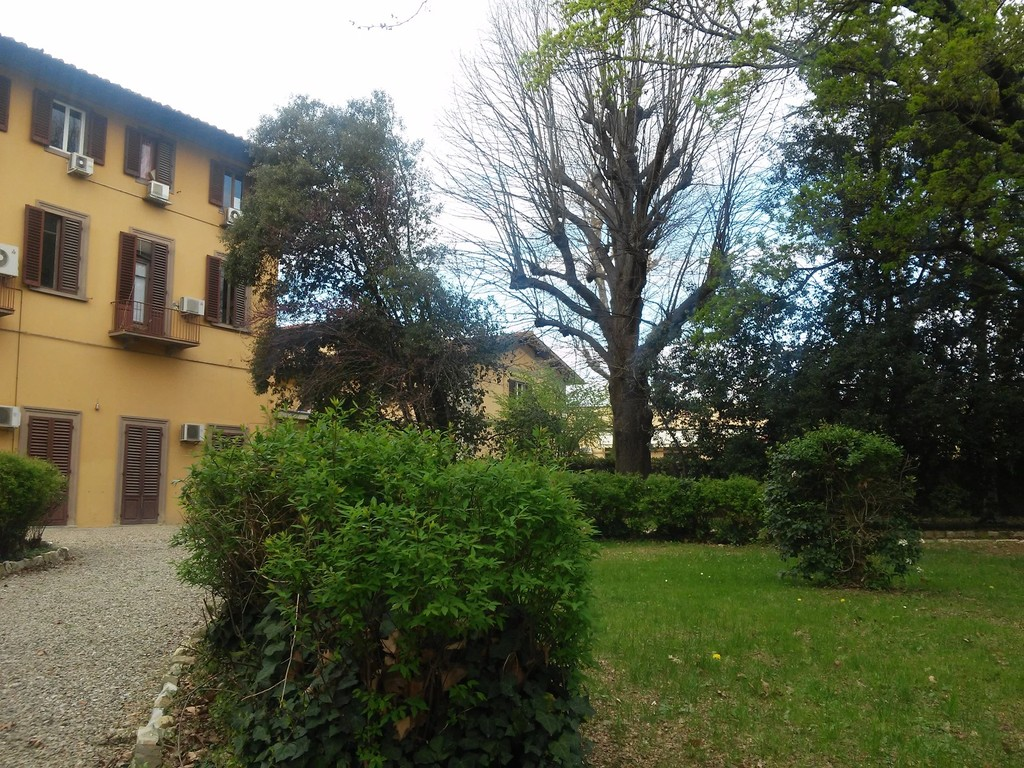
#> input picture server/tests/fixtures/vision/D04_I_nat_0114.jpg, 1024 x 768 px
$ python -i similarity.py   (imports and definitions only)
#> lines starting #> are read from the running program, lines starting #| are printed output that depends on the picture
"""
"Is this a copy of our evidence?" Two tools:

- A perceptual hash (pHash): 64 bits that describe what a photo looks like, not its bytes. Re-saving, resizing or
  sending through a messenger barely changes it, so a circulating copy can be traced back to a stored original even
  though its SHA-256 differs. The match threshold is measured in docs/validation.
- A difference map: the questioned copy is lined up with the original and compared region by region, so an examiner
  can see exactly what someone changed.
"""

import cv2
import numpy as np
from PIL import Image, UnidentifiedImageError

from app.forensics.common import finding, jpeg_b64, open_rgb, png_b64

MATCH_DISTANCE = 10      # bits out of 64; chosen on the odd-numbered VISION phones (docs/validation)
# A heavily edited copy can drift further (a duplicated bouquet: 20 bits). Between MATCH_DISTANCE and VERIFY_DISTANCE a
# candidate is confirmed only if both photos share one scene geometry: at least SAME_SCENE matching points that fit one
# homography. Measured: real copies 81+ such points, look-alike unrelated photos 22 at most.
VERIFY_DISTANCE = 24
SAME_SCENE = 40
WORK_SIDE = 1024         # both images are compared at this size
CHANGE_LEVEL = 28        # per-pixel difference (0-255, after smoothing) that counts as changed
MIN_REGION = 0.0015      # changed regions smaller than this share of the image are compression noise
# Thin marks (pen strokes, drawn lines) vanish in the pass above, so a second pass looks for them at a higher resolution.
THIN_SIDE = 2048
THIN_LEVEL = 40          # how far (0-255) a pixel must fall outside the original's range in its 5×5 neighbourhood
THIN_LENGTH = 0.02       # a thin mark must be at least this long (share of the longer side) to count
THIN_BORDER = 4          # pixels at the frame's edge that are ignored


def phash(img: Image.Image) -> str:
    """64-bit DCT hash as 16 hex characters."""
    gray = np.asarray(img.convert("L").resize((32, 32), Image.LANCZOS), dtype=np.float32)
    low = cv2.dct(gray)[:8, :8]
    bits = (low > np.median(low.flatten()[1:])).flatten()
    return f"{int(''.join('1' if b else '0' for b in bits), 2):016x}"


# [6 lines left out: function image_phash, not called in this run]


def distance(a: str, b: str) -> int:
    return bin(int(a, 16) ^ int(b, 16)).count("1")


ROTATIONS = (None, Image.Transpose.ROTATE_90, Image.Transpose.ROTATE_180, Image.Transpose.ROTATE_270)


def phashes(img: Image.Image) -> list[str]:
    """The hash of the image as it is and turned a quarter, half and three-quarters: copies that lost the camera's
    "rotate" flag (re-saves, screenshots) appear sideways."""
    small = img.convert("L").resize((64, 64), Image.LANCZOS)
    return [phash(small if t is None else small.transpose(t)) for t in ROTATIONS]


def closest(questioned: list[str], stored: str) -> int:
    return min(distance(h, stored) for h in questioned)


# [24 lines left out: functions upright, same_scene, not called in this run]


def _fit(img: Image.Image, size: tuple[int, int]) -> np.ndarray:
    return np.asarray(img.convert("RGB").resize(size, Image.LANCZOS), dtype=np.float32)


# [97 lines left out: functions _align, _match_colour, _thin_marks, compare, not called in this run]

>>> from PIL import Image
>>> picture = Image.open('../../tests/fixtures/vision/D04_I_nat_0114.jpg')
#> picture is the input picture: PIL image 1024x768 RGB; mean R, G, B 97.6, 101.9, 80.9
>>> result = phashes(picture)
#> in phashes, `small = img.convert("L").resize((64, 64), Image.LANCZOS)`:
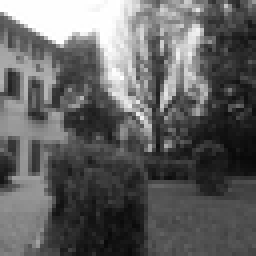
#> small: PIL image 64x64 L (shown 4 times larger); min 9, max 255, mean 98.2
#> in phash, `gray = np.asarray(img.convert("L").resize((32, 32), Image.LANCZOS), dt..`:
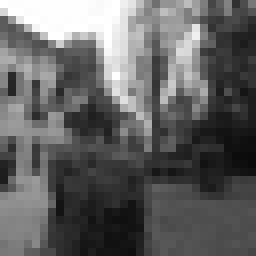
#> gray: shape (32, 32) float32 (shown 8 times larger); min 10, max 255, mean 98.2
#> in phash (call 2), `gray = np.asarray(img.convert("L").resize((32, 32), Image.LANCZOS), dt..`:
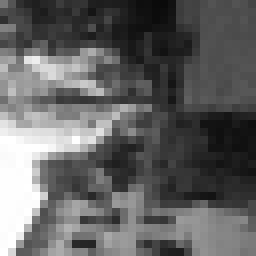
#> gray: shape (32, 32) float32 (shown 8 times larger); min 10, max 255, mean 98.2
#> in phash (call 3), `gray = np.asarray(img.convert("L").resize((32, 32), Image.LANCZOS), dt..`:
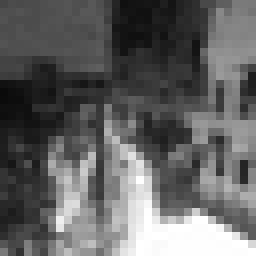
#> gray: shape (32, 32) float32 (shown 8 times larger); min 10, max 255, mean 98.2
#> in phash (call 4), `gray = np.asarray(img.convert("L").resize((32, 32), Image.LANCZOS), dt..`:
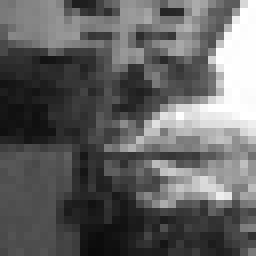
#> gray: shape (32, 32) float32 (shown 8 times larger); min 10, max 255, mean 98.2
#> result = ['d0c4e6c2e3f904fc', 'ff002d7a871c38e3', '896eb349b6519956', 'aaaa78d0d2b66d49']

$ run again, on server/tests/fixtures/vision/D16_I_nat_0118.jpg
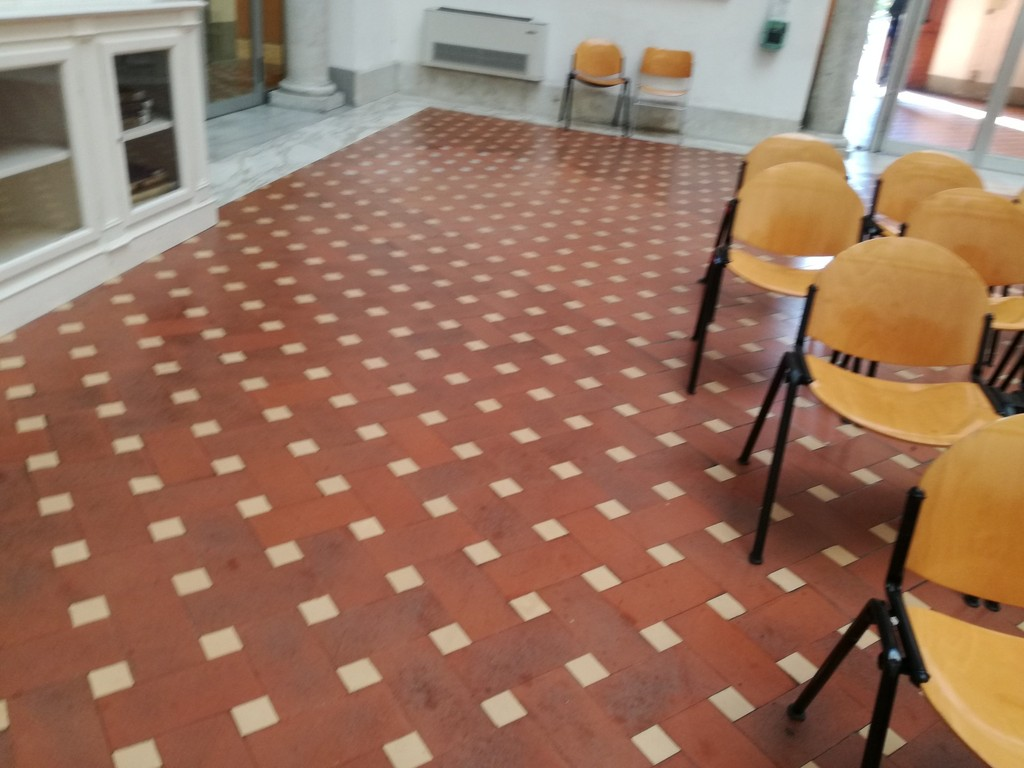
#> input picture server/tests/fixtures/vision/D16_I_nat_0118.jpg, 1024 x 768 px
#> picture is the input picture: PIL image 1024x768 RGB; mean R, G, B 152, 114.7, 94.4
#> in phashes, `small = img.convert("L").resize((64, 64), Image.LANCZOS)`:
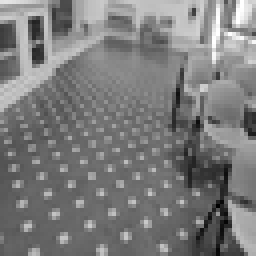
#> small: PIL image 64x64 L (shown 4 times larger); min 0, max 255, mean 123.6
#> in phash (call 4), `gray = np.asarray(img.convert("L").resize((32, 32), Image.LANCZOS), dt..`:
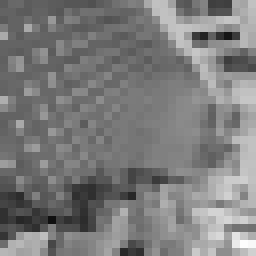
#> gray: shape (32, 32) float32 (shown 8 times larger); min 16, max 253, mean 123.6
#> result = ['aab5828a1fdcdaa8', 'e7f841808fa3baa3', 'ff1fc7204a748f02', 'aa53b41bca19eb19']

$ run again, on server/tests/fixtures/vision/D22_I_nat_0082.jpg
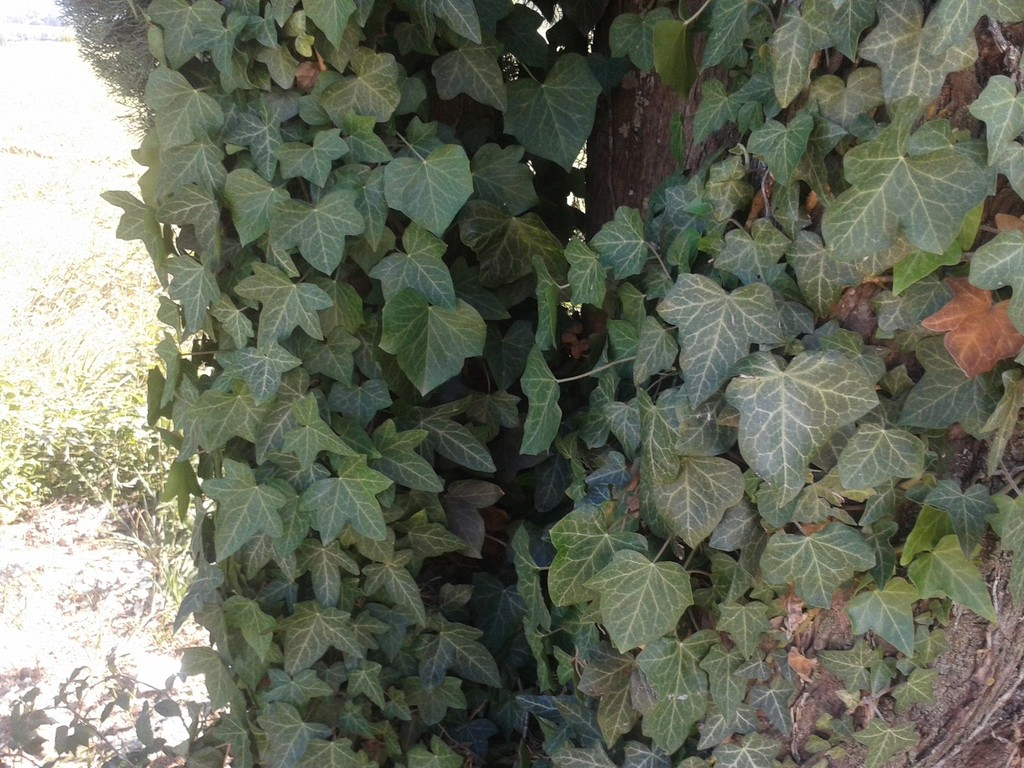
#> input picture server/tests/fixtures/vision/D22_I_nat_0082.jpg, 1024 x 768 px
#> picture is the input picture: PIL image 1024x768 RGB; mean R, G, B 105.7, 109.9, 94.6
#> in phashes, `small = img.convert("L").resize((64, 64), Image.LANCZOS)`:
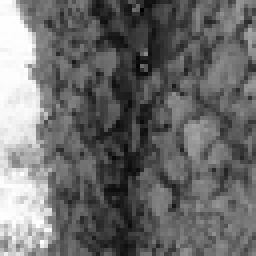
#> small: PIL image 64x64 L (shown 4 times larger); min 0, max 255, mean 106.9
#> in phash (call 4), `gray = np.asarray(img.convert("L").resize((32, 32), Image.LANCZOS), dt..`:
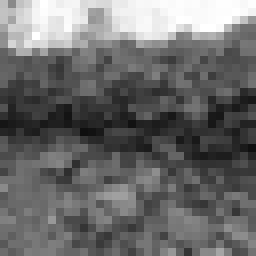
#> gray: shape (32, 32) float32 (shown 8 times larger); min 15, max 255, mean 106.9
#> result = ['fe6f290714fa0385', '853be473e424de8c', 'abc57cad4350522f', 'd091b1d9b18e8f2e']
